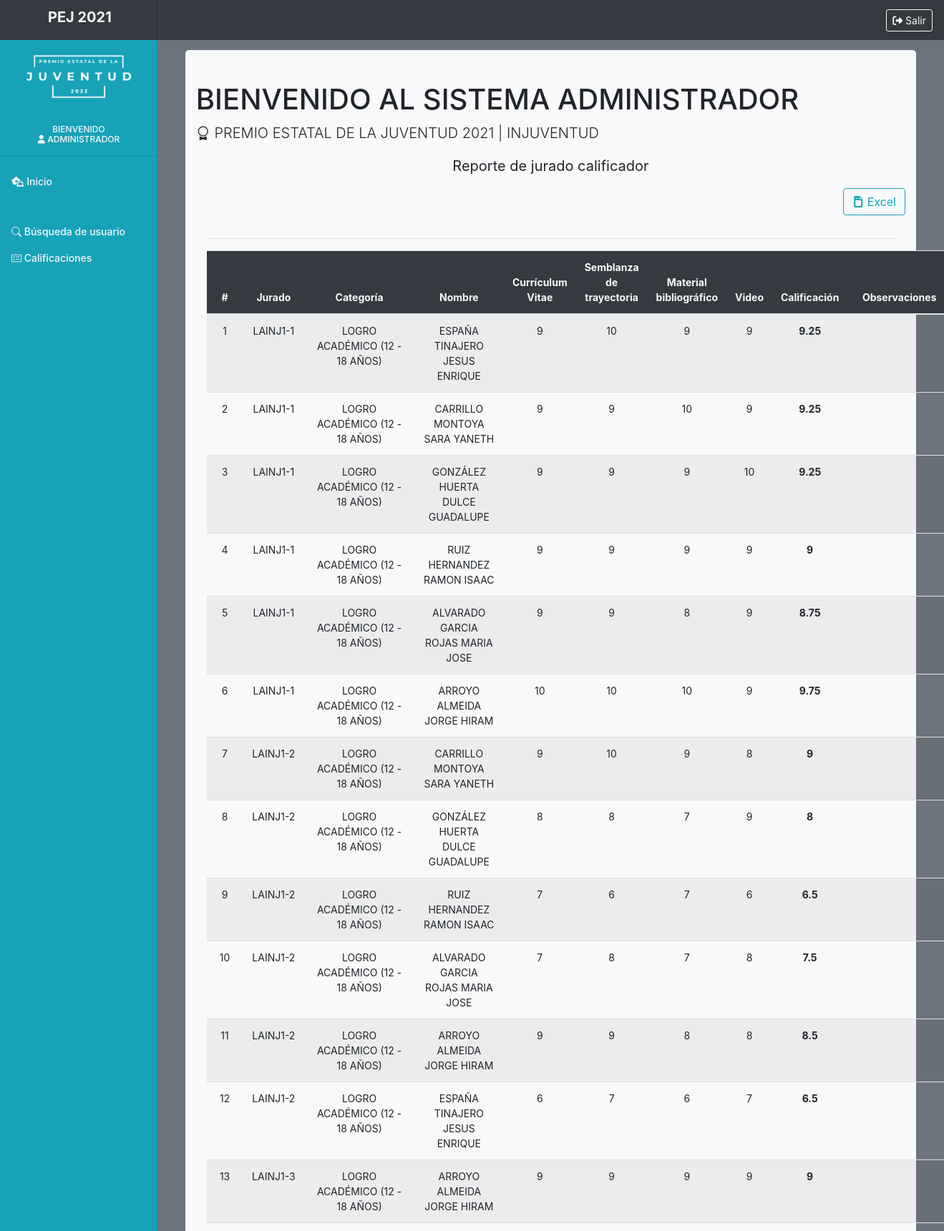
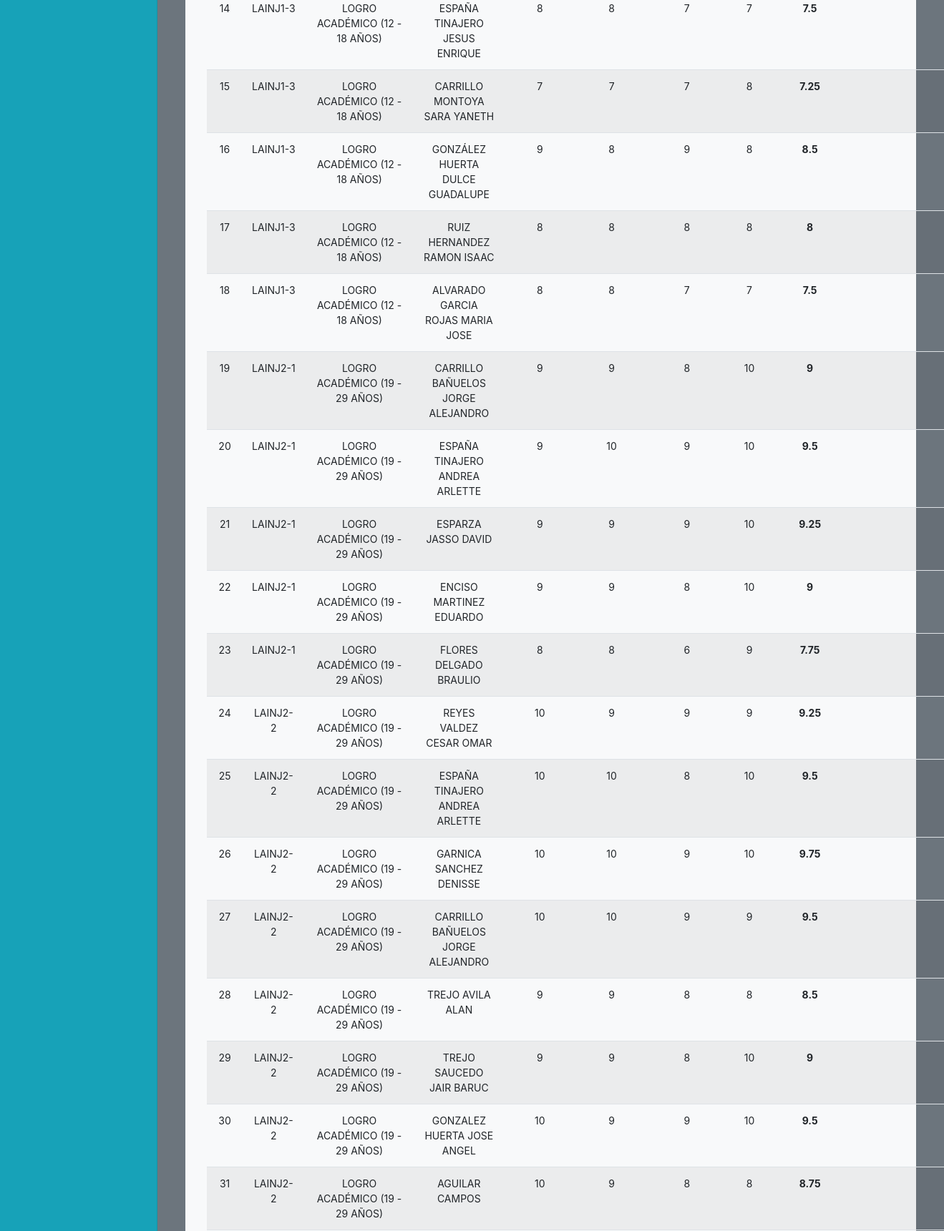
The app's page /administrador/reporte_jurado.php (signed in, upper part) with its own data (2 pictures, top to bottom).
### tables this page shows
CREATE TABLE IF NOT EXISTS `calificacion` (
  `id` int(11) NOT NULL,
  `id_ext1` int(11) NOT NULL COMMENT 'postulante',
  `id_ext2` int(11) NOT NULL COMMENT 'revisor',
  `doc1` int(11) NOT NULL COMMENT 'Currículum vitae',
  `doc2` int(11) NOT NULL COMMENT 'Semblanza de trayectoria',
  `doc3` int(11) NOT NULL COMMENT 'Material bibliográfico',
  `doc4` int(11) NOT NULL COMMENT 'Video',
  `observaciones` varchar(1000) DEFAULT NULL,
  `hora_calificacion` datetime NOT NULL
);

CREATE TABLE IF NOT EXISTS `usr` (
  `id` int(11) NOT NULL,
  `nombre` varchar(300) NOT NULL,
  `usuario` varchar(50) NOT NULL,
  `pwd` varchar(100) NOT NULL,
  `perfil` int(11) NOT NULL,
  `categoria` int(11) DEFAULT NULL,
  `correo` varchar(50) DEFAULT NULL
);

CREATE TABLE IF NOT EXISTS `categorias` (
  `id` int(11) NOT NULL,
  `nombre` varchar(50) NOT NULL
);

### administrador/reporte_jurado.php (the view, shortened to what this page needs)
<?php
include('../dashboard/prcd/conn.php');
    $nombre = $_SESSION['nombre'];
?>
<!doctype html>
<html lang="es">
  <head>
    <link rel="stylesheet" href="https://cdn.jsdelivr.net/npm/bootstrap-icons@1.3.0/font/bootstrap-icons.css">
    <link href="../dashboard/css/bootstrap.css" rel="stylesheet">
    <link href="css/dashboard.css" rel="stylesheet">
  </head>
  <body>
    <nav class="navbar navbar-light sticky-top flex-md-nowrap p-0 bg-dark text-light">
        <a class="navbar-brand col-md-3 col-lg-2 mr-0 px-3 text-center" href="#">
    <h5 class="text-center display-7 text-light" style="margin-left:3px;"><b>PEJ 2021</b></h5>
    </a>
  <ul class="navbar-nav px-3">
    <li class="nav-item text-nowrap">
    <a class="btn btn-outline-light btn-sm" href="prcd/sort.php" role="button"><i class="fas fa-sign-out-alt"></i> Salir</a>
      </li>
  </ul>
</nav>
<div class="container-fluid">
  <div class="row">
    <nav id="sidebarMenu" class="col-md-3 col-lg-2 d-md-block bg-info sidebar collapse">
      <div class="sidebar-sticky pt-3">
        <ul class="navbar-nav px-3 text-center">
            <li class="align-middle">
                   <img src="../img/png_logo.png" width="81%" class="" alt="" loading="lazy">
            </li>
        </ul>
        <h6 class="sidebar-heading d-flex justify-content-center text-center align-items-center px-3 mt-4 mb-1 text-muted">
          <span class="text-light">
          Bienvenido<br><i class="fas fa-user"></i>
            <?php
              echo utf8_encode($nombre);
            ?>
          </span>
        </h6>
<hr>
        <ul class="nav flex-column">
           <li class="nav-item">
            <a class="nav-link active text-light" href="dashboard.php">
              <i class="fas fa-laptop-house"></i>
              Inicio <span class="sr-only">(current)</span>
            </a>
          </li>
          <li class="nav-item">
            <a class="nav-link text-light" href="busqueda.php">
            <i class="bi bi-search"></i> Búsqueda de usuario
            </a>
          </li>
          <li class="nav-item">
            <a class="nav-link text-light" href="revision_calificaciones.php">
            <i class="bi bi-card-checklist"></i> Calificaciones
            </a>
          </li>
        </ul>
    </nav>
    <main role="main" class="col-md-9 ml-sm-auto col-lg-10 px-md-4 bg-secondary bg-gradient" style=" height:100%;">
      <div class="d-flex justify-content-between flex-wrap flex-md-nowrap align-items-center pt-3 mb-3 ">
      </div>
    <div class="container-fluid ">
      <div class="jumbotron jumbotron-fluid " style="background-color:#f8f9fa; width:100%;border-radius:5px;  margin-top:25px; padding-top:45px;">
        <div class="container-fluid">
          <h1 class="h1">BIENVENIDO AL SISTEMA ADMINISTRADOR</h1>
          <p class="lead"><i class="bi bi-award"></i> PREMIO ESTATAL DE LA JUVENTUD 2021 | INJUVENTUD</p>
          <p class="lead text-center"><strong>Reporte de jurado calificador</strong></p>
          <p class="align-items-right text-right"><a href="excel_reporte_jurado.php" type="button" class="btn btn-outline-info "><i class="bi bi-file-earmark-post-fill"></i> Excel</a></p>
        <div class="container-fluid">
        <div class="row row-cols-1 row-cols-md-1">
        <div class="col mb-12">
            <table class="table table-hover text-center table-striped table-reponsive">
                        <thead class="bg-dark text-light">
                        <tr>
                            <th scope="col">#</th>
                            <th scope="col">Jurado</th>
                            <th scope="col">Categoría</th>
                            <th scope="col">Nombre</th>
                            <th scope="col">Currículum<br>Vitae</th>
                            <th scope="col">Semblanza<br>de trayectoria</th>
                            <th scope="col">Material<br>bibliográfico</th>
                            <th scope="col">Video</th>
                            <th scope="col">Calificación</th>
                            <th scope="col">Observaciones</th>
                        </tr>
                        </thead>
                        <tbody>
        <?php
        $sql_usr = "SELECT * FROM calificacion INNER JOIN usr ON calificacion.id_ext2 = usr.id WHERE usr.perfil = 3  ORDER BY usr.categoria ASC, usr.nombre ASC";
        $resultado_usr = $conn->query($sql_usr);
        $y=0;
          while($row_usr = $resultado_usr->fetch_assoc()){
        ?>
            <?php
             $y++;
             echo '<tr>';
             echo '<td>'.$y.'</td>';
            echo '<td>'.$row_usr['usuario'].'</td>';
            $id_cat=$row_usr['categoria'];
            $categoria = "SELECT categorias.id,categorias.nombre FROM categorias WHERE id ='$id_cat'";
            $resultado_categoria= $conn->query($categoria);
            $row_categoria=$resultado_categoria->fetch_assoc();
             echo '<td>'.utf8_encode($row_categoria['nombre']).'</td>';
            $id_ext=$row_usr['id_ext1'];
            $postulante = "SELECT datos.id_ext,datos.nombre,datos.apellido FROM datos WHERE id_ext ='$id_ext'";
            $resultado_postulante= $conn->query($postulante);
            $row_postulante=$resultado_postulante->fetch_assoc();
             echo '<td>'.$row_postulante['apellido'].' '.$row_postulante['nombre'].'</td>';
             echo '<td>'.$row_usr['doc1'].'</td>';
             echo '<td>'.$row_usr['doc2'].'</td>';
             echo '<td>'.$row_usr['doc3'].'</td>';
             echo '<td>'.$row_usr['doc4'].'</td>';
             $doc1 = $row_usr['doc1'];
             $doc2 = $row_usr['doc2'];
             $doc3 = $row_usr['doc3'];
             $doc4 = $row_usr['doc4'];
             $promedio = ($doc1 + $doc2 + $doc3 + $doc4)/4;
             echo '<td><strong>'.$promedio.'</strong></td>';
             echo '<td>'.$row_usr['observaciones'].'</td>';
             echo '</tr>';
            }
            ?>
            </tbody>
              <hr>
          </table>
</div>
      </div>
      </div>
    </main>
  </div>
</div>
        <script src="css/dashboard.js"></script></body>
</html>

### dashboard/css/dashboard.css (style rules this page uses)
body { font-size: .875rem; background-color:#eaeef4; }
.sidebar { position: fixed; top: 0; bottom: 0; left: 0; z-index: 100; padding: 48px 0 0; box-shadow: inset -1px 0 0 rgba(0, 0, 0, .1); }
.sidebar-sticky { position: relative; top: 0; height: calc(100vh - 48px); padding-top: .5rem; overflow-x: hidden; overflow-y: auto; }
.sidebar .nav-link { font-weight: 500; color: #333; }
.sidebar .nav-link.active { color: #007bff; }
.sidebar-heading { font-size: .75rem; text-transform: uppercase; }
.navbar-brand { padding-top: .75rem; padding-bottom: .75rem; font-size: 1rem; box-shadow: inset -1px 0 0 rgba(0, 0, 0, .25); }

### administrador/reporte_jurado.php (style rules this page uses)
@media (min-width: 768px) { body { background-color:gray; } }

### records on screen
calificacion: usr.usuario "LAINJ1-1", categorias.nombre "LOGRO ACADÉMICO (12 - 18 AÑOS)", apellido "ESPAÑA TINAJERO", nombre "JESUS ENRIQUE", doc1 "9", doc2 "10", doc3 "9", doc4 "9", promedio "9.25"
calificacion: usr.usuario "LAINJ1-1", categorias.nombre "LOGRO ACADÉMICO (12 - 18 AÑOS)", apellido "CARRILLO MONTOYA", nombre "SARA YANETH", doc1 "9", doc2 "9", doc3 "10", doc4 "9", promedio "9.25"
calificacion: usr.usuario "LAINJ1-1", categorias.nombre "LOGRO ACADÉMICO (12 - 18 AÑOS)", apellido "GONZÁLEZ HUERTA", nombre "DULCE GUADALUPE", doc1 "9", doc2 "9", doc3 "9", doc4 "10", promedio "9.25"
calificacion: usr.usuario "LAINJ1-1", categorias.nombre "LOGRO ACADÉMICO (12 - 18 AÑOS)", apellido "RUIZ HERNANDEZ", nombre "RAMON ISAAC", doc1 "9", doc2 "9", doc3 "9", doc4 "9"
calificacion: usr.usuario "LAINJ1-1", categorias.nombre "LOGRO ACADÉMICO (12 - 18 AÑOS)", apellido "ALVARADO GARCIA ROJAS", nombre "MARIA JOSE", doc1 "9", doc2 "9", doc3 "8", doc4 "9", promedio "8.75"
calificacion: usr.usuario "LAINJ1-1", categorias.nombre "LOGRO ACADÉMICO (12 - 18 AÑOS)", apellido "ARROYO ALMEIDA", nombre "JORGE HIRAM", doc1 "10", doc2 "10", doc3 "10", doc4 "9", promedio "9.75"
calificacion: usr.usuario "LAINJ1-2", categorias.nombre "LOGRO ACADÉMICO (12 - 18 AÑOS)", apellido "CARRILLO MONTOYA", nombre "SARA YANETH", doc1 "9", doc2 "10", doc3 "9", doc4 "8"
calificacion: usr.usuario "LAINJ1-2", categorias.nombre "LOGRO ACADÉMICO (12 - 18 AÑOS)", apellido "GONZÁLEZ HUERTA", nombre "DULCE GUADALUPE", doc1 "8", doc2 "8", doc3 "7", doc4 "9"
calificacion: usr.usuario "LAINJ1-2", categorias.nombre "LOGRO ACADÉMICO (12 - 18 AÑOS)", apellido "RUIZ HERNANDEZ", nombre "RAMON ISAAC", doc1 "7", doc2 "6", doc3 "7", doc4 "6", promedio "6.5"
calificacion: usr.usuario "LAINJ1-2", categorias.nombre "LOGRO ACADÉMICO (12 - 18 AÑOS)", apellido "ALVARADO GARCIA ROJAS", nombre "MARIA JOSE", doc1 "7", doc2 "8", doc3 "7", doc4 "8", promedio "7.5"
calificacion: usr.usuario "LAINJ1-2", categorias.nombre "LOGRO ACADÉMICO (12 - 18 AÑOS)", apellido "ARROYO ALMEIDA", nombre "JORGE HIRAM", doc1 "9", doc2 "9", doc3 "8", doc4 "8", promedio "8.5"
calificacion: usr.usuario "LAINJ1-2", categorias.nombre "LOGRO ACADÉMICO (12 - 18 AÑOS)", apellido "ESPAÑA TINAJERO", nombre "JESUS ENRIQUE", doc1 "6", doc2 "7", doc3 "6", doc4 "7", promedio "6.5"
calificacion: usr.usuario "LAINJ1-3", categorias.nombre "LOGRO ACADÉMICO (12 - 18 AÑOS)", apellido "ARROYO ALMEIDA", nombre "JORGE HIRAM", doc1 "9", doc2 "9", doc3 "9", doc4 "9"
calificacion: usr.usuario "LAINJ1-3", categorias.nombre "LOGRO ACADÉMICO (12 - 18 AÑOS)", apellido "ESPAÑA TINAJERO", nombre "JESUS ENRIQUE", doc1 "8", doc2 "8", doc3 "7", doc4 "7", promedio "7.5"
calificacion: usr.usuario "LAINJ1-3", categorias.nombre "LOGRO ACADÉMICO (12 - 18 AÑOS)", apellido "CARRILLO MONTOYA", nombre "SARA YANETH", doc1 "7", doc2 "7", doc3 "7", doc4 "8", promedio "7.25"
calificacion: usr.usuario "LAINJ1-3", categorias.nombre "LOGRO ACADÉMICO (12 - 18 AÑOS)", apellido "GONZÁLEZ HUERTA", nombre "DULCE GUADALUPE", doc1 "9", doc2 "8", doc3 "9", doc4 "8", promedio "8.5"
calificacion: usr.usuario "LAINJ1-3", categorias.nombre "LOGRO ACADÉMICO (12 - 18 AÑOS)", apellido "RUIZ HERNANDEZ", nombre "RAMON ISAAC", doc1 "8", doc2 "8", doc3 "8", doc4 "8"
calificacion: usr.usuario "LAINJ1-3", categorias.nombre "LOGRO ACADÉMICO (12 - 18 AÑOS)", apellido "ALVARADO GARCIA ROJAS", nombre "MARIA JOSE", doc1 "8", doc2 "8", doc3 "7", doc4 "7", promedio "7.5"
calificacion: usr.usuario "LAINJ2-1", categorias.nombre "LOGRO ACADÉMICO (19 - 29 AÑOS)", apellido "CARRILLO BAÑUELOS", nombre "JORGE ALEJANDRO", doc1 "9", doc2 "9", doc3 "8", doc4 "10"
calificacion: usr.usuario "LAINJ2-1", categorias.nombre "LOGRO ACADÉMICO (19 - 29 AÑOS)", apellido "ESPAÑA TINAJERO", nombre "ANDREA ARLETTE", doc1 "9", doc2 "10", doc3 "9", doc4 "10", promedio "9.5"
calificacion: usr.usuario "LAINJ2-1", categorias.nombre "LOGRO ACADÉMICO (19 - 29 AÑOS)", apellido "ESPARZA JASSO", nombre "DAVID", doc1 "9", doc2 "9", doc3 "9", doc4 "10", promedio "9.25"
calificacion: usr.usuario "LAINJ2-1", categorias.nombre "LOGRO ACADÉMICO (19 - 29 AÑOS)", apellido "ENCISO MARTINEZ", nombre "EDUARDO", doc1 "9", doc2 "9", doc3 "8", doc4 "10"
calificacion: usr.usuario "LAINJ2-1", categorias.nombre "LOGRO ACADÉMICO (19 - 29 AÑOS)", apellido "FLORES DELGADO", nombre "BRAULIO", doc1 "8", doc2 "8", doc3 "6", doc4 "9", promedio "7.75"
calificacion: usr.usuario "LAINJ2-2", categorias.nombre "LOGRO ACADÉMICO (19 - 29 AÑOS)", apellido "REYES VALDEZ", nombre "CESAR OMAR", doc1 "10", doc2 "9", doc3 "9", doc4 "9", promedio "9.25"
calificacion: usr.usuario "LAINJ2-2", categorias.nombre "LOGRO ACADÉMICO (19 - 29 AÑOS)", apellido "ESPAÑA TINAJERO", nombre "ANDREA ARLETTE", doc1 "10", doc2 "10", doc3 "8", doc4 "10", promedio "9.5"
calificacion: usr.usuario "LAINJ2-2", categorias.nombre "LOGRO ACADÉMICO (19 - 29 AÑOS)", apellido "GARNICA SANCHEZ", nombre "DENISSE", doc1 "10", doc2 "10", doc3 "9", doc4 "10", promedio "9.75"
calificacion: usr.usuario "LAINJ2-2", categorias.nombre "LOGRO ACADÉMICO (19 - 29 AÑOS)", apellido "CARRILLO BAÑUELOS", nombre "JORGE ALEJANDRO", doc1 "10", doc2 "10", doc3 "9", doc4 "9", promedio "9.5"
calificacion: usr.usuario "LAINJ2-2", categorias.nombre "LOGRO ACADÉMICO (19 - 29 AÑOS)", apellido "TREJO AVILA", nombre "ALAN", doc1 "9", doc2 "9", doc3 "8", doc4 "8", promedio "8.5"
calificacion: usr.usuario "LAINJ2-2", categorias.nombre "LOGRO ACADÉMICO (19 - 29 AÑOS)", apellido "TREJO SAUCEDO", nombre "JAIR BARUC", doc1 "9", doc2 "9", doc3 "8", doc4 "10"
calificacion: usr.usuario "LAINJ2-2", categorias.nombre "LOGRO ACADÉMICO (19 - 29 AÑOS)", apellido "GONZALEZ HUERTA", nombre "JOSE ANGEL", doc1 "10", doc2 "9", doc3 "9", doc4 "10", promedio "9.5"
calificacion: usr.usuario "LAINJ2-2", categorias.nombre "LOGRO ACADÉMICO (19 - 29 AÑOS)", apellido "AGUILAR", nombre "CAMPOS", doc1 "10", doc2 "9", doc3 "8", doc4 "8", promedio "8.75"

### other values on screen
utf8_encode($nombre) "ADMINISTRADOR"
